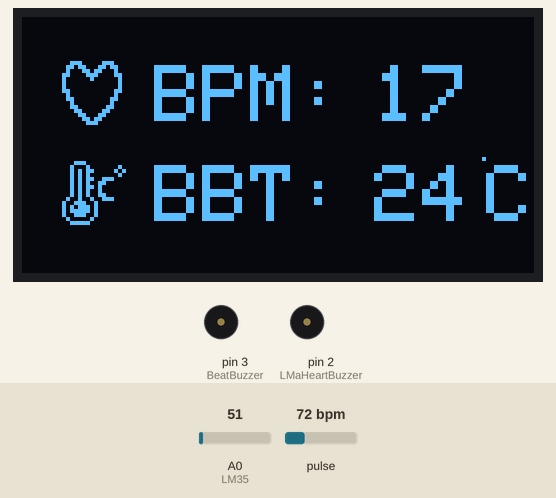
The sketch below on a simulated Arduino Uno, built with avr-gcc and run on an emulated ATmega328P. Parts: 128×64 one-colour display, buzzer (waves = sounding, pin HIGH). The inputs (shaded band) are chosen by the test bench; at power-on: pulse 72 bpm, A0 (LM35) = 51.

Above: at 12.5 s.
12.6 s: pulse set to 101 bpm
At 12.98 s:
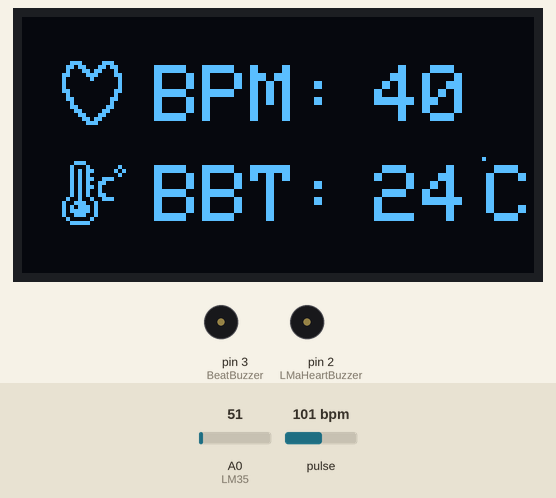
14.7 s: pulse set to 105 bpm
At 15.33 s:
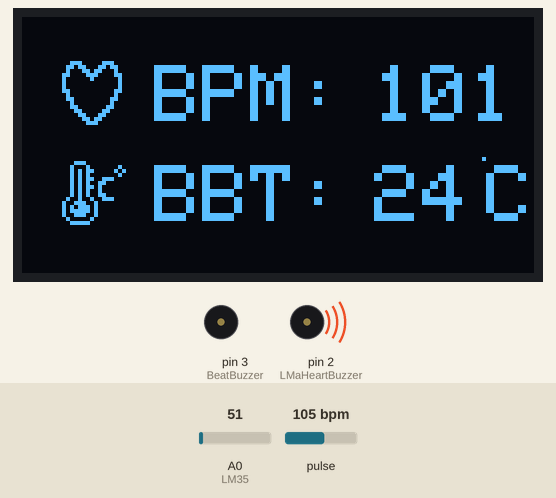
17.6 s: A0 (LM35) set to 61
At 17.93 s:
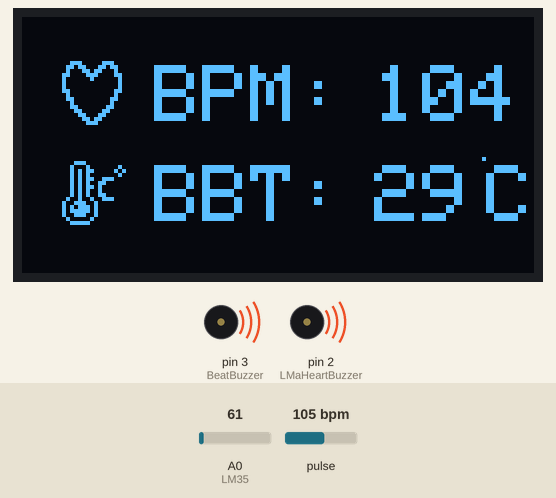
19.3 s: A0 (LM35) set to 71
At 21.0 s:
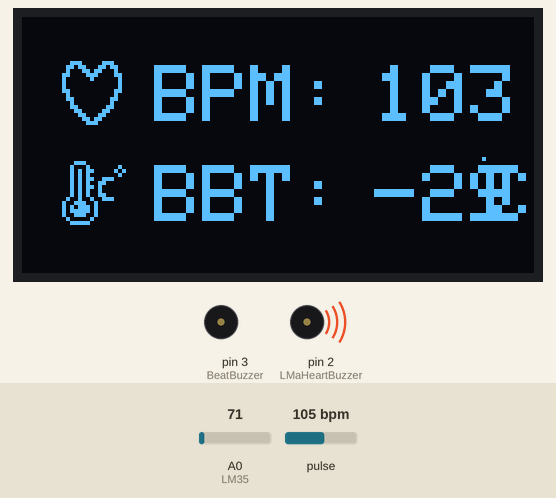
21.1 s: pulse set to 42 bpm
At 23.0 s:
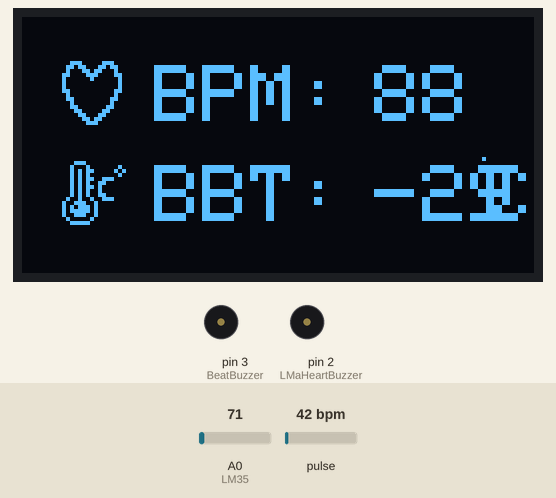
23.6 s: A0 (LM35) set to 86
At 25.5 s:
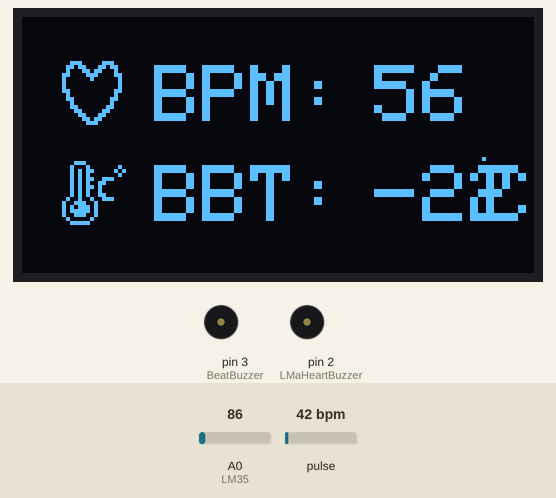
Timing chart, 0 to 27.5 s (numbered marks = the images above; inputs shaded):
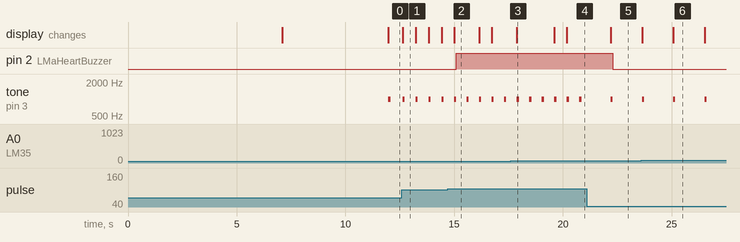

The sketch:

BioSync_MonitorV1.0.ino
```cpp
// -------------------------------------------------------------------
// Libraries
// -------------------------------------------------------------------
#include <Adafruit_GFX.h>        // Core graphics library for OLED drawing
#include <Adafruit_SSD1306.h>    // Library for SSD1306 OLED display
#include <Wire.h>                // I2C communication library
#include "MAX30105.h"            // MAX30102/MAX30105 sensor library
#include "heartRate.h"           // Heart rate detection algorithm

// -------------------------------------------------------------------
// Objects & Definitions
// -------------------------------------------------------------------
MAX30105 particleSensor;         // Create MAX30102 sensor object

const byte RATE_SIZE = 4;        // Number of BPM samples used for averaging
byte rates[RATE_SIZE];           // Array to store BPM readings
byte rateSpot = 0;               // Index for BPM array
long lastBeat = 0;               // Stores last detected heartbeat time
float beatsPerMinute;            // Current BPM value
int beatAvg;                     // Averaged BPM value

#define BeatBuzzer 3             // Pin for heartbeat buzzer
#define LMaHeartBuzzer 2         // Pin for alarm buzzer (high BPM or temp)
#define LM35 A0                  // Analog pin connected to LM35 temperature sensor

#define SCREEN_WIDTH 128         // OLED screen width in pixels
#define SCREEN_HEIGHT 64         // OLED screen height in pixels
#define OLED_RESET    -1         // OLED reset pin (-1 means no reset pin)

Adafruit_SSD1306 display(SCREEN_WIDTH, SCREEN_HEIGHT, &Wire, OLED_RESET); // OLED object

// -------------------------------------------------------------------
// Bitmaps
// -------------------------------------------------------------------
const unsigned char epd_bitmap_black_heartbeat_icon_vector_illustration_260nw_2428187237_ezgif [] PROGMEM = {
    // Bitmap data for large heartbeat image stored in flash memory
    0x00, 0x00, 0x00, 0x00, 0x00, 0x00, 0x00, 0x00, 0x00, 0x00, 0x00, 0x00, 0x00, 0x00, 0x00, 0x00,
    // (bitmap data continues…)
};

const int epd_bitmap_allArray_LEN = 1; // Number of bitmaps in array
const unsigned char* epd_bitmap_allArray[1] = {
    epd_bitmap_black_heartbeat_icon_vector_illustration_260nw_2428187237_ezgif // Pointer to bitmap
};

static const unsigned char PROGMEM image_heart_bits[] = {
    // Small heart icon bitmap
    0x38,0x38,0x6c,0x6c,0x46,0xc4,0xc3,0x86,
    0x81,0x02,0x80,0x02,0x80,0x02,0xc0,0x06,
    0x40,0x04,0x60,0x0c,0x20,0x08,0x30,0x18,
    0x18,0x30,0x0c,0x60,0x06,0xc0,0x03,0x80
};

static const unsigned char PROGMEM image_Layer_8_bits[] = { 0x80 }; // Degree symbol bitmap

static const unsigned char PROGMEM image_weather_temperature_bits[] = {
    // Temperature icon bitmap
    0x1c,0x00,0x22,0x02,0x2b,0x05,0x2a,0x02,
    0x2b,0x38,0x2a,0x60,0x2b,0x40,0x2a,0x40,
    0x2a,0x60,0x49,0x38,0x9c,0x80,0xae,0x80,
    0xbe,0x80,0x9c,0x80,0x41,0x00,0x3e,0x00
};

// -------------------------------------------------------------------
// Setup
// -------------------------------------------------------------------
void setup() {

  Wire.setClock(400000);                         // Set I2C speed to 400kHz
  display.begin(SSD1306_SWITCHCAPVCC, 0x3C);     // Initialize OLED at I2C address 0x3C
  display.setTextColor(WHITE);                   // Set text color to white

  // MAX30102 Setup
  particleSensor.begin(Wire, I2C_SPEED_FAST);    // Initialize MAX30102 with fast I2C
  particleSensor.setup();                        // Configure sensor with default settings
  particleSensor.setPulseAmplitudeRed(0x0F);    // Set red LED brightness

  // Welcome Screen
  display.clearDisplay();                        // Clear OLED buffer
  display.setTextColor(1);                       // Set text color
  display.setTextWrap(false);                    // Disable text wrapping
  display.setCursor(35, 19);                     // Set cursor position
  display.print("Welcome To");                  // Print welcome text
  display.setCursor(5, 29);                      // Move cursor
  display.print("BioSync Monitor V1.0");        // Print project name
  display.drawBitmap(15, 38, epd_bitmap_black_heartbeat_icon_vector_illustration_260nw_2428187237_ezgif, 100, 30, 1); // Draw heartbeat bitmap
  display.display();                             // Update OLED
  delay(7000);                                   // Wait 7 seconds

  // Author Screen
  display.clearDisplay();                        // Clear OLED
  display.setCursor(59, 20);                     // Set cursor position
  display.print("By");                          // Print text
  display.setCursor(8, 33);                      // Move cursor
  display.print("Eng. Yousef Elasfer");         // Print author name
  display.display();                             // Update OLED
  delay(4000);                                   // Wait 4 seconds

  pinMode(BeatBuzzer, OUTPUT);                   // Set heartbeat buzzer pin as output
  pinMode(LMaHeartBuzzer, OUTPUT);               // Set alarm buzzer pin as output
  pinMode(LM35, INPUT);                          // Set LM35 pin as input
}

// -------------------------------------------------------------------
// Main Loop
// -------------------------------------------------------------------
void loop() {

  int Vout = analogRead(LM35);                   // Read LM35 analog value
  int temp = Vout * 500 / 1023;                  // Convert ADC value to temperature (°C)

  long irValue = particleSensor.getIR();         // Read IR value from MAX30102

  if (irValue > 50000) {                         // Check if finger is detected

    if (checkForBeat(irValue) == true) {         // Check if heartbeat is detected

      long delta = millis() - lastBeat;          // Time difference between beats
      lastBeat = millis();                       // Update last beat time
      beatsPerMinute = 60 / (delta / 1000.0);    // Calculate BPM

      if (beatsPerMinute < 255 && beatsPerMinute > 20) { // Validate BPM range

        rates[rateSpot++] = (byte)beatsPerMinute; // Store BPM value
        rateSpot %= RATE_SIZE;                   // Wrap array index

        beatAvg = 0;                             // Reset average
        for (byte x = 0; x < RATE_SIZE; x++)     // Sum BPM values
          beatAvg += rates[x];
        beatAvg /= RATE_SIZE;                    // Calculate average BPM

        // Display BPM & Temperature
        display.clearDisplay();                  // Clear OLED
        display.setTextColor(1);                 // Set text color
        display.setTextSize(2);                  // Set large text size
        display.setTextWrap(false);              // Disable wrapping

        display.setCursor(33, 12);               // Set cursor for BPM label
        display.print("BPM:");                  // Print BPM label
        display.setCursor(88, 12);               // Set cursor for BPM value
        display.print(beatAvg);                  // Print averaged BPM
        display.drawBitmap(10, 11, image_heart_bits, 15, 16, 1); // Draw heart icon

        display.drawBitmap(10, 36, image_weather_temperature_bits, 16, 16, 1); // Draw temp icon
        display.setCursor(33, 37);               // Set cursor for temperature label
        display.print("BBT:");                  // Print body temperature label
        display.setCursor(88, 37);               // Set cursor for temperature value
        display.print(temp);                     // Print temperature
        display.setCursor(116, 37);              // Set cursor for degree symbol
        display.print("C");                    // Print Celsius unit
        display.drawBitmap(115, 35, image_Layer_8_bits, 1, 1, 1); // Draw degree symbol

        display.display();                       // Update OLED

        tone(BeatBuzzer, 1000);                  // Generate heartbeat sound
        delay(100);                              // Sound duration
        noTone(BeatBuzzer);                      // Stop sound
      }
    }

  } else {

    display.clearDisplay();                      // Clear OLED
    display.setTextColor(1);                     // Set text color
    display.setTextSize(1);                      // Set small text size
    display.setTextWrap(false);                  // Disable wrapping

    display.setCursor(0, 14);                    // Set cursor
    display.print("Place your finger");        // Instruction text
    display.setCursor(0, 23);                    // Move cursor
    display.print("in sensor and wait..");     // Instruction text
    display.display();                           // Update OLED
  }

  if (temp > 37 || beatAvg > 100) {              // Check abnormal temp or BPM
    digitalWrite(LMaHeartBuzzer, HIGH);           // Turn ON alarm buzzer
  } else {
    digitalWrite(LMaHeartBuzzer, LOW);            // Turn OFF alarm buzzer
  }
}
```

Measured:
- the behaviour switches between 102 and 103 bpm on pulse (found by bisection; images 1 and 2)
- after the input at 12.6 s, tone on pin 3 (BeatBuzzer): alternates 1000 Hz for 0.10 s and silent for 0.50 s, starting at once
- after the input at 14.7 s, pin 2 (LMaHeartBuzzer): LOW → HIGH after 0.40 s; the display: changes after 0.30 s (image 2)
- after the input at 17.6 s, the display: changes after 0.28 s (image 3)
- after the input at 19.3 s, the display: first changes after 0.31 s (image 4 shows a later state)
- after the input at 21.1 s, pin 2 (LMaHeartBuzzer): HIGH → LOW after 1.2 s; the display: changes after 1.1 s (image 5)
- what the display in image 1 shows lasts 0.6 s, from 12.6 s to 13.2 s
